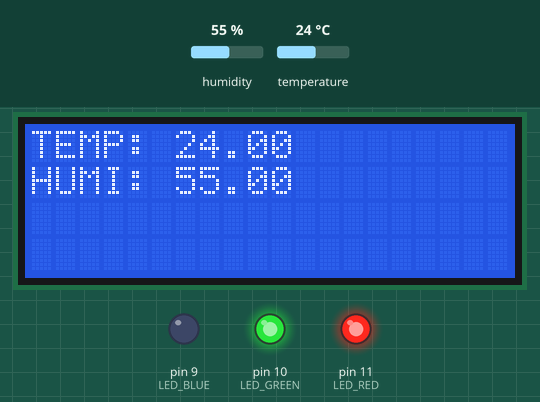
Simulated run of this sketch. Board: Arduino Uno, built with avr-gcc and run on an emulated ATmega328P. Shown: 20×4 character LCD, output pins drawn as LEDs (lit = HIGH). Inputs (shaded band) come from the test bench; at power-on: humidity 55 %, temperature 24 °C. What the sketch prints to the serial monitor is not drawn.

Above: at 1.2 s.
1.3 s: humidity set to 36 %
At 3.7 s:
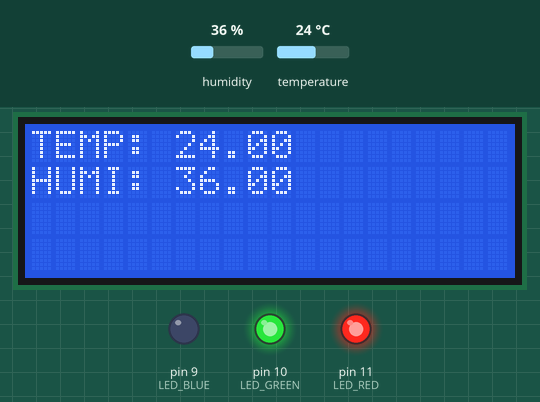
5.3 s: humidity set to 33 %
At 7.7 s:
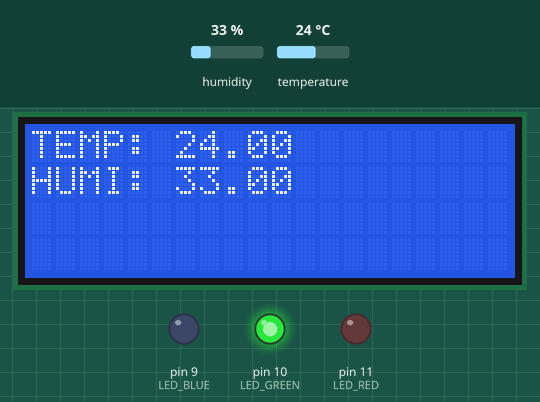
9.3 s: temperature set to 27 °C
At 10.4 s:
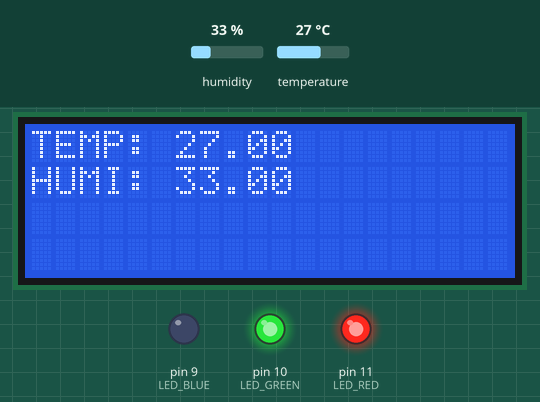
13.3 s: temperature set to 29 °C
17.3 s: temperature set to 32 °C
At 19.8 s:
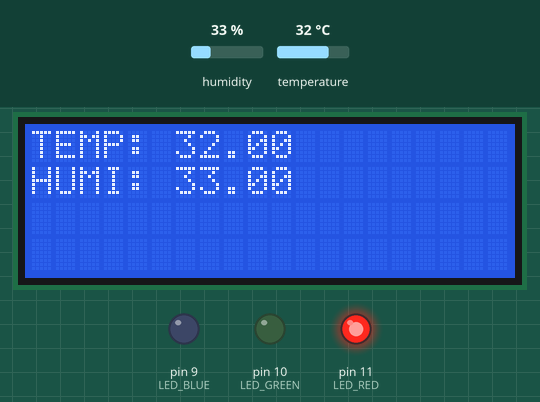
Timing chart, 0 to 21.3 s (numbered marks = the images above; inputs shaded):
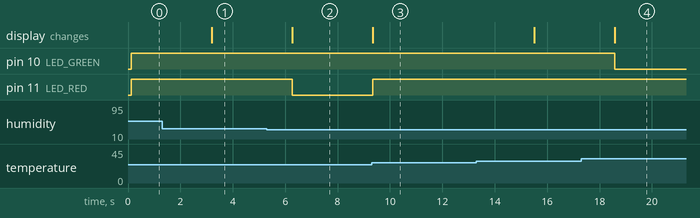

Measured:
- the behaviour switches between 35 and 34 % on humidity (found by bisection; images 1 and 2)
- the behaviour switches between 25 and 26 °C on temperature (found by bisection; images 2 and 3)
- the behaviour switches between 30 and 31 °C on temperature (found by bisection; images 3 and 4)
- after the input at 1.3 s, the display: changes after 1.9 s (image 1)
- after the input at 5.3 s, pin 11 (LED_RED): HIGH → LOW after 0.97 s; the display: changes after 0.97 s (image 2)
- after the input at 9.3 s, pin 11 (LED_RED): LOW → HIGH after 0.05 s; the display: changes after 0.05 s (image 3)
- after the input at 17.3 s, pin 10 (LED_GREEN): HIGH → LOW after 1.3 s; the display: changes after 1.3 s (image 4)

The sketch:

03-18-3.ino
```cpp
#include "DHT.h"
#include <Wire.h>
#include <LiquidCrystal_I2C.h>

#define LED_RED   11
#define LED_GREEN 10
#define LED_BLUE  9

#define DHTPIN 3

#define DHTTYPE DHT11  // 센서 종류 설정(DHT11 or DHT22)

DHT dht(DHTPIN, DHTTYPE);

LiquidCrystal_I2C lcd(0x27,20,4);  //0x27이 안 되면 0x3F로 해볼

void setup() {
  Serial.begin(9600);
  dht.begin();
  lcd.init();
  lcd.backlight();
  pinMode(LED_RED, OUTPUT);
  pinMode(LED_GREEN, OUTPUT);
  pinMode(LED_BLUE, OUTPUT);
}

void loop() {
  float humi = dht.readHumidity();
  float temp = dht.readTemperature();

  Serial.print(temp);Serial.print("C");
  Serial.print("    ");
  Serial.print(humi);Serial.println("%");

  lcd.clear();
  lcd.setCursor(0, 0);
  lcd.print("TEMP: ");
  lcd.print(temp);
  lcd.setCursor(0, 1);
  lcd.print("HUMI: ");
  lcd.print(humi);

  float di = (1.8 * temp) - (0.55 * (1 - humi / 100.0) * (1.8 * temp - 26)) + 32;
  Serial.print("discomfort index: ");
  Serial.println(di);

  if(di <= 69)
  {
    digitalWrite(LED_RED, LOW);
    digitalWrite(LED_GREEN, HIGH);
    digitalWrite(LED_BLUE, LOW);
  }
  else if(di >= 70 && di <= 75)
  {
    digitalWrite(LED_RED, HIGH);
    digitalWrite(LED_GREEN, HIGH);
    digitalWrite(LED_BLUE, LOW);
  }
  else if(di >= 76)
  {
    digitalWrite(LED_RED, HIGH);
    digitalWrite(LED_GREEN, LOW);
    digitalWrite(LED_BLUE, LOW);
  }
  delay(1500);
}
```
